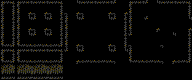

This game map was drawn from its Tiled (.tmx) file and the tilesets committed beside it. A one-line description and the full map source follow:
An orthogonal 24x10 tile map with 8x8 px tiles, 1 tile layer (Tile Layer 1).

<map version="1.10" tiledversion="1.10.2" orientation="orthogonal" renderorder="right-down" width="24" height="10" tilewidth="8" tileheight="8" infinite="0" nextlayerid="3" nextobjectid="1">
 <tileset firstgid="1" name="tileset" tilewidth="8" tileheight="8" tilecount="240" columns="24">
  <image source="sample game/wall9.png" width="192" height="80" />
 </tileset>
 <layer id="1" name="Tile Layer 1" width="24" height="10">
  <data encoding="csv">
145,146,145,150,149,150,149,146,115,54,149,150,149,150,53,116,145,150,53,54,149,150,149,146,
73,74,73,78,77,78,77,74,77,78,77,140,139,78,77,78,73,140,139,140,139,140,139,74,
49,50,49,54,53,54,53,50,49,54,53,116,115,54,53,50,49,116,53,116,69,70,115,54,
73,74,73,78,77,78,77,74,73,140,139,140,139,140,139,74,73,140,139,78,93,94,139,78,
49,50,49,54,53,54,53,50,49,116,115,116,115,116,115,50,53,116,115,116,115,54,115,50,
169,170,169,174,173,174,173,170,73,78,77,140,139,78,77,74,77,140,139,140,77,140,139,74,
145,146,145,150,149,150,149,146,53,54,53,116,115,54,53,54,49,116,115,116,115,116,115,50,
169,170,169,174,173,174,173,170,139,78,173,174,173,174,77,140,169,174,173,174,77,78,173,170,
193,194,195,196,197,198,199,200,201,202,203,204,205,206,207,208,209,210,211,212,213,214,215,216,
217,218,219,220,221,222,223,224,225,226,227,228,229,230,231,232,233,234,235,236,237,238,239,240
</data>
 </layer>
</map>
